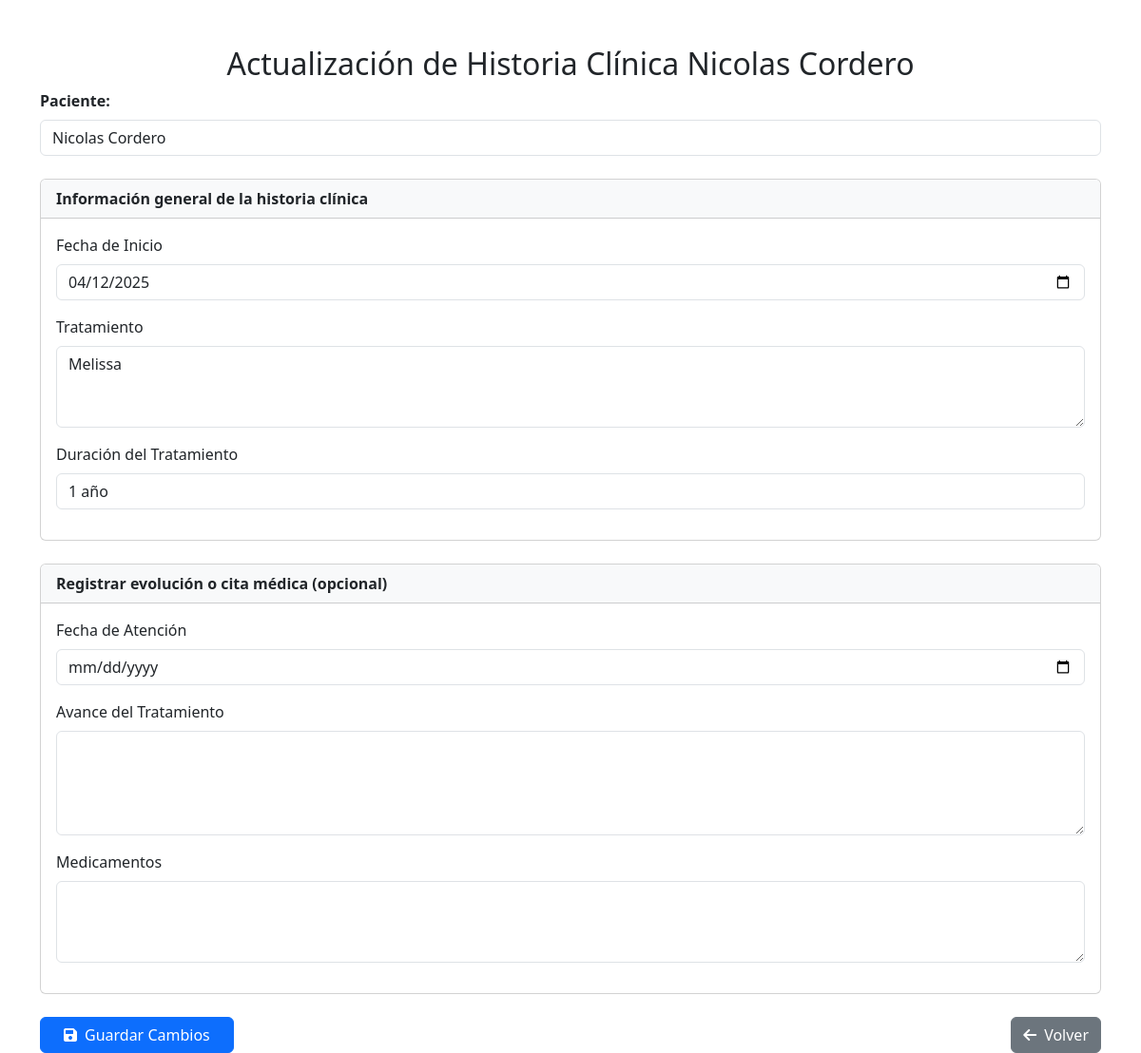
Screenshot of /modificar_historia_clinica/1/ (signed in) with the database file from the repository.
### login_app/models.py (models this page shows, shortened)
class HistoriaClinica(models.Model):
    id = models.AutoField(primary_key=True)
    paciente = models.ForeignKey(CustomUser, on_delete=models.CASCADE)
    fecha_inicio = models.DateField(auto_now_add=True)
    tratamiento = models.TextField()
    duracion_tratamiento = models.CharField(max_length=100)
    creado_en = models.DateTimeField(auto_now_add=True)

class CustomUser(AbstractUser):
    ROLE_CHOICES = [
        ('admin', 'Administrador'),
        ('auxiliar', 'Auxiliar Administrativo'),
        ('dentista', 'Dentista'),
        ('paciente', 'Paciente'),
    ]
    nombre_completo = models.CharField(max_length=255, default="Sin nombre")
    numero_documento = models.CharField(max_length=20, unique=True, default="Sin documento")  # Valor predeterminado añadido
    role = models.CharField(max_length=20, choices=ROLE_CHOICES, default='paciente')

### login_app/views.py (the view, shortened to what this page needs)
# urls.py: path('modificar_historia_clinica/<int:historia_id>/', views.modificar_historia_clinica, name='modificar_historia_clinica'),
@login_required
def modificar_historia_clinica(request, historia_id):
    historia = get_object_or_404(HistoriaClinica, id=historia_id)
    evoluciones = historia.evoluciones.order_by('-fecha_consulta')
    return render(request, 'funcionalidades/modificar_historia_clinica.html', {
        'historia': historia,
        'evoluciones': evoluciones
    })

### login_app/templates/funcionalidades/modificar_historia_clinica.html (shortened to what this page needs)
<!DOCTYPE html>
<html lang="es">
<head>
    <link href="https://cdn.jsdelivr.net/npm/bootstrap@5.3.0/dist/css/bootstrap.min.css" rel="stylesheet">
    <link href="https://cdnjs.cloudflare.com/ajax/libs/font-awesome/6.0.0/css/all.min.css" rel="stylesheet">
</head>
<body>
<div class="container mt-5">
    <h2 class="text-center">Actualización de Historia Clínica  {{ historia.paciente.nombre_completo }}</h2>
    <form method="POST">
        <div class="mb-4">
            <label class="form-label"><strong>Paciente:</strong></label>
            <input type="text" class="form-control" value="{{ historia.paciente.nombre_completo }}" readonly>
        </div>
        <div class="card mb-4">
            <div class="card-header bg-light"><strong>Información general de la historia clínica</strong></div>
            <div class="card-body">
                <div class="mb-3">
                    <label for="fecha_inicio" class="form-label">Fecha de Inicio</label>
                    <input type="date" class="form-control" name="fecha_inicio" id="fecha_inicio"
                           value="{{ historia.fecha_inicio|date:'Y-m-d' }}" required>
                </div>
                <div class="mb-3">
                    <label for="tratamiento" class="form-label">Tratamiento</label>
                    <textarea class="form-control" name="tratamiento" id="tratamiento"
                              rows="3" required>{{ historia.tratamiento }}</textarea>
                </div>
                <div class="mb-3">
                    <label for="duracion_tratamiento" class="form-label">Duración del Tratamiento</label>
                    <input type="text" class="form-control" name="duracion_tratamiento" id="duracion_tratamiento"
                           value="{{ historia.duracion_tratamiento }}" required>
                </div>
            </div>
        </div>
        <div class="card mb-4">
            <div class="card-header bg-light"><strong>Registrar evolución o cita médica (opcional)</strong></div>
            <div class="card-body">
                <div class="mb-3">
                    <label for="fecha_consulta" class="form-label">Fecha de Atención</label>
                    <input type="date" class="form-control" name="fecha_consulta" id="fecha_consulta">
                </div>
                <div class="mb-3">
                    <label for="avance_tratamiento" class="form-label">Avance del Tratamiento</label>
                    <textarea class="form-control" name="avance_tratamiento" id="avance_tratamiento"
                              rows="4"></textarea>
                </div>
                <div class="mb-3">
                    <label for="medicamentos" class="form-label">Medicamentos</label>
                    <textarea class="form-control" name="medicamentos" id="medicamentos"
                              rows="3"></textarea>
                </div>
            </div>
        </div>
        <div class="d-flex justify-content-between mt-4">
            <button type="submit" class="btn btn-primary px-4">
                <i class="fas fa-save me-2"></i>Guardar Cambios
            </button>
            <a href="{% url 'gestion_historia_clinica' %}" class="btn btn-secondary">
                <i class="fas fa-arrow-left me-2"></i>Volver
            </a>
        </div>
    </form>
</div>
</body>
</html>

### rows the page displays
HistoriaClinica: paciente.nombre_completo "Nicolas Cordero", fecha_inicio "04/12/2025", tratamiento "Melissa", duracion_tratamiento "1 año"
